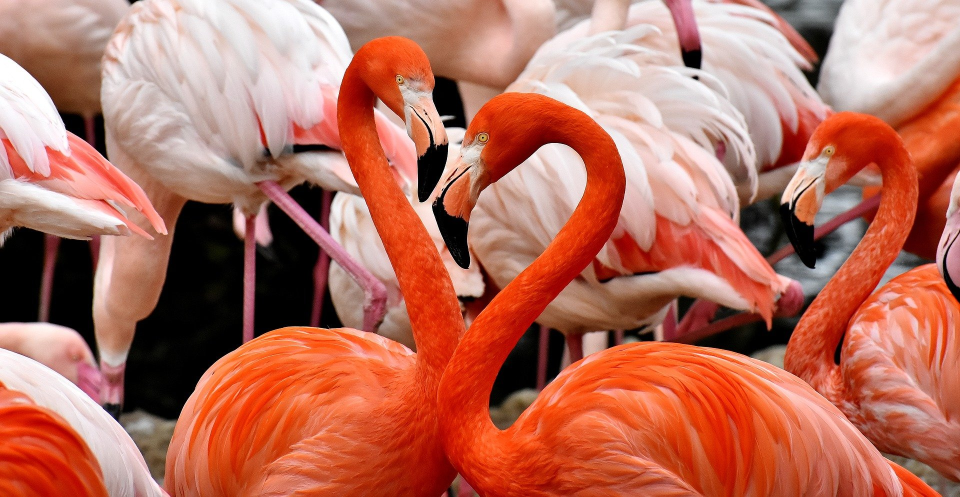
#> input picture flamingo-3309628_1920.jpg, 1920 x 993 px (shown at 1/2 size)
$ python HistogramLab.py
#> lines starting #> are read from the running program, lines starting #| are printed output that depends on the picture
# -*- coding: utf-8 -*-
"""
@author: Dan Koskiranta
"""

import numpy as np
import cv2 as cv
from matplotlib import pyplot as plt

# Read original image, returns a numpy.ndarray (h, w, channels)
image = cv.imread('flamingo-3309628_1920.jpg', cv.IMREAD_COLOR)
#> image is the input picture: shape (993, 1920, 3); mean B, G, R 93.9, 111.3, 182.4

# Get dimensions of the image
dim_orig = image.shape
#> dim_orig = (993, 1920, 3)
height, width, channels = image.shape
#> height = 993; width = 1920; channels = 3

# Scale, preserving aspect ratio
def scale(image, scale_by):
#> called with scale_by = 0.4
    w = int(image.shape[1] * scale_by)
#> w = 768
    h = int(image.shape[0] * scale_by)
#> h = 397
    dim = (w, h)
#> dim = (768, 397)
    image_scaled = cv.resize(image, dim, interpolation=cv.INTER_AREA)
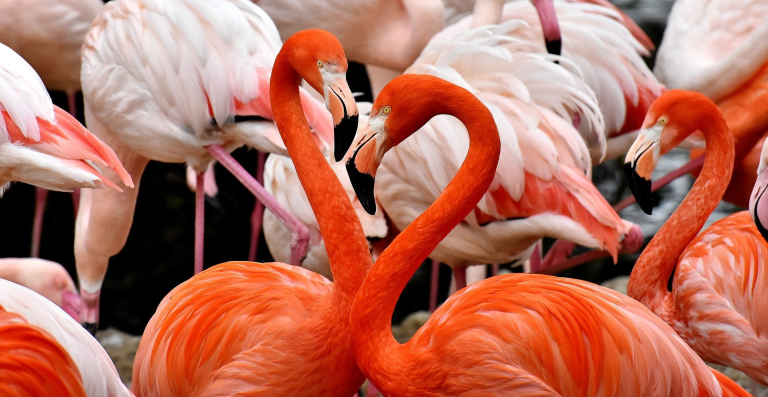
#> image_scaled: shape (397, 768, 3); mean B, G, R 93.9, 111.3, 182.4
    #cv.imshow('', image_scaled)
    #cv.waitKey(0)
    return image_scaled

scale_by = .4
image = scale(image, scale_by)
cv.imshow('Scaled Image', image)
cv.waitKey(0)

# RGB Histograms using opencv
fig1 = plt.figure(figsize = (14, 10))
ax = fig1.add_subplot(111)
color = ('b','g','r')
for i, c in enumerate(color):
    hist = cv.calcHist([image],[i],None,[256],[0,256])
    ax.plot(hist, color=c)
    ax.set_xlim([0, 256])
ax.set_title("RGB Histogram, using OpenCV")


# Histograms using matplotlib
fig2 = plt.figure(figsize = (18, 8))
ax = fig2.add_subplot(121)
#ax.set_ylim(0, 10000)
#ax2.tick_params(axis='both', which='both', labelsize=16, length=5, pad=10)
ax.hist(image.ravel(), 256, [0,256]);
ax.set_title('Original image histogram')#, fontsize=22, color='k',pad=10)
# Grayscale the input image before equalisation
image_gray = cv.cvtColor(image, cv.COLOR_BGR2GRAY)
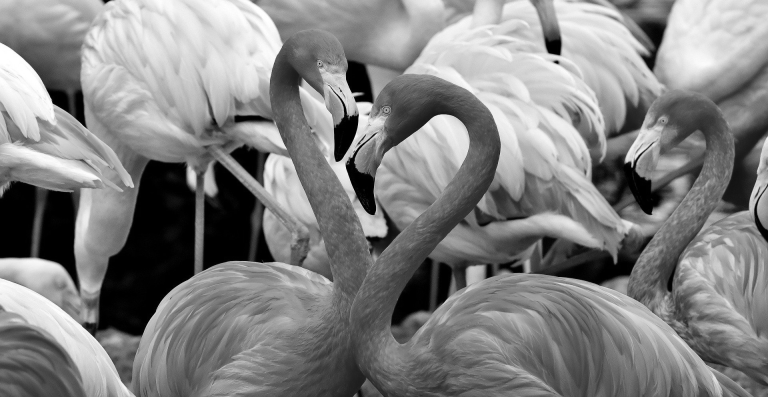
#> image_gray: shape (397, 768); min 0, max 255, mean 130.6
image_eq = cv.equalizeHist(image_gray)
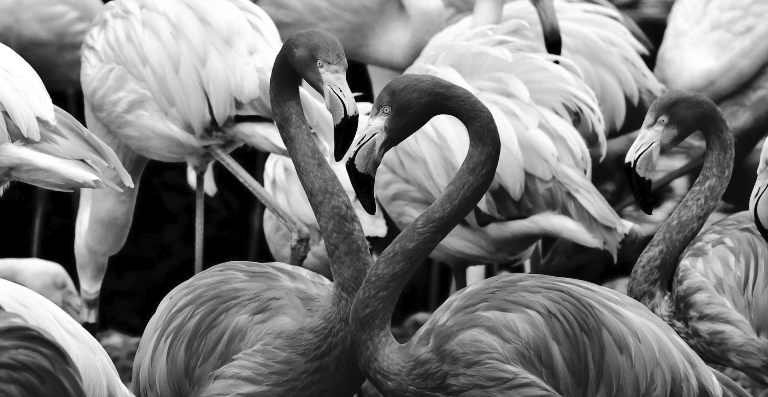
#> image_eq: shape (397, 768); min 0, max 255, mean 123.2
stack = np.hstack((image_gray, image_eq))
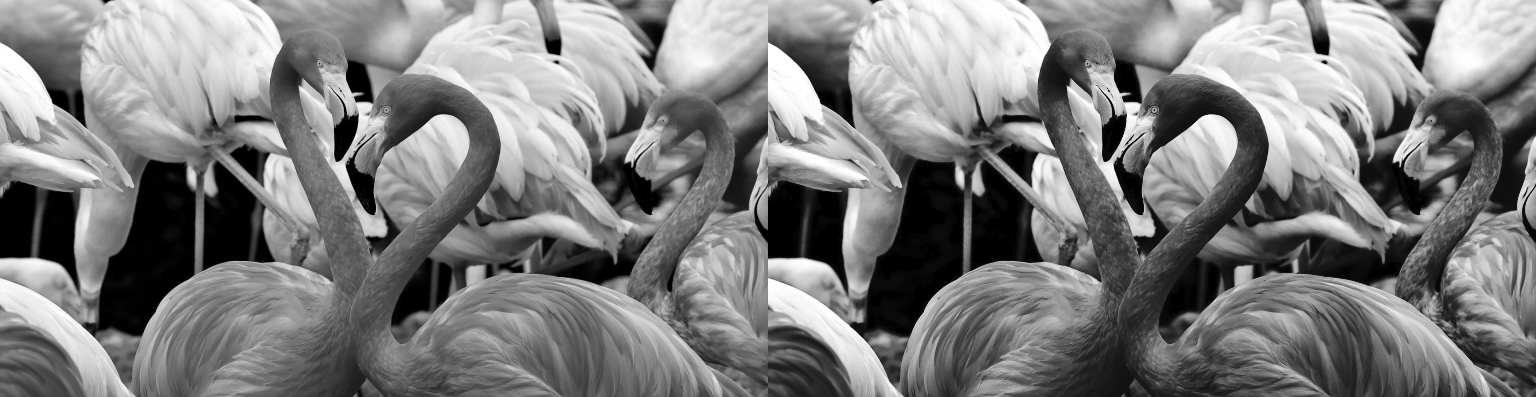
#> stack: shape (397, 1536); min 0, max 255, mean 126.9
ax  = fig2.add_subplot(122)
#ax.set_ylim(0, 0000)
#ax.tick_params(axis='both', which='both', labelsize=16, length=5, pad=10)
# Add code to repeat histogram on equalised image (copy & adapt call above to ax.hist)
ax.hist(image_eq.ravel(), 256, [0,256]);
ax.set_title('Equalised image histogram')#, fontsize=22, color='k',pad=10)
cv.imshow('Original greyscale image and equalised image', stack)
cv.waitKey(0)

'''
# Now try adaptive equalisationL CLAHE Contrast Limited Adaptive Histogram Equalisation
# Add clode to create CLAHE, use cv.createCLAHE(clipLimit=2.0, tileGridSize=(8,8))
# Add code to apply CLAHE, use clahe.apply on grayscale image
stack = np.hstack((image_gray, image_eq_clahe)) # Stacking images side-by-side
cv.imshow('Original greyscale image and CLAHE adaptive equalisation image', stack)
cv.waitKey(0)

fig3 = plt.figure(figsize = (20, 10))
ax = fig3.add_subplot(121)
#ax.set_ylim(0, 30000)
#ax.tick_params(axis='both', which='both', labelsize=16, length=5, pad=10)
ax.hist(image.ravel(),256,[0,256]);
ax.set_title('Original image histogram')#, fontsize=22, color='k',pad=10)
ax = fig3.add_subplot(122)
#ax.tick_params(axis='both', which='both', labelsize=16, length=5, pad=10)
ax.hist(image_eq_clahe.ravel(),256,[0,256]);
#ax.set_ylim(0, 30000)
ax.set_title('CLAHE equalised image histogram')#, fontsize=22, color='k', pad=10)
plt.subplots_adjust(hspace = 0.5)
cv.waitKey(0)
'''
cv.destroyAllWindows()
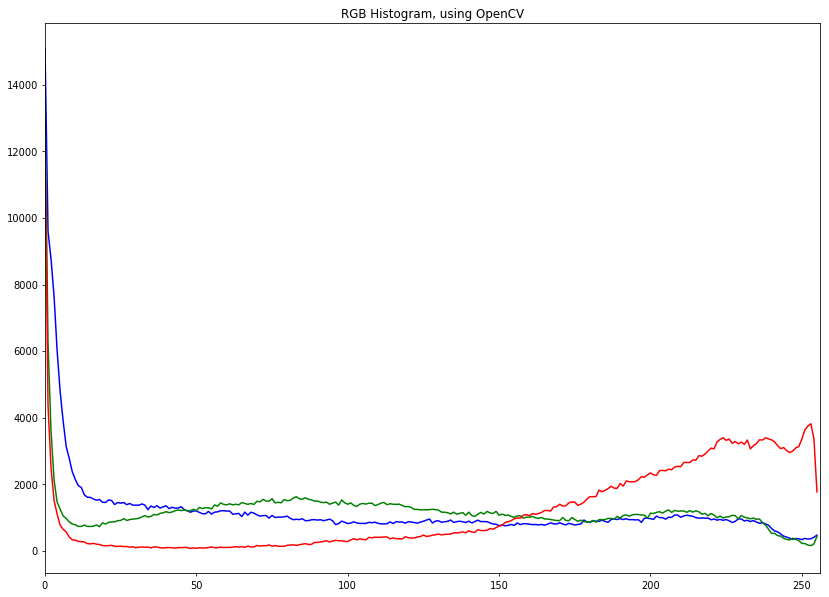
#> figure drawn by matplotlib, 1 panel; curve peaks at x = 0, y = 15086; curve peaks at x = 0, y = 13298; curve peaks at x = 0, y = 12182
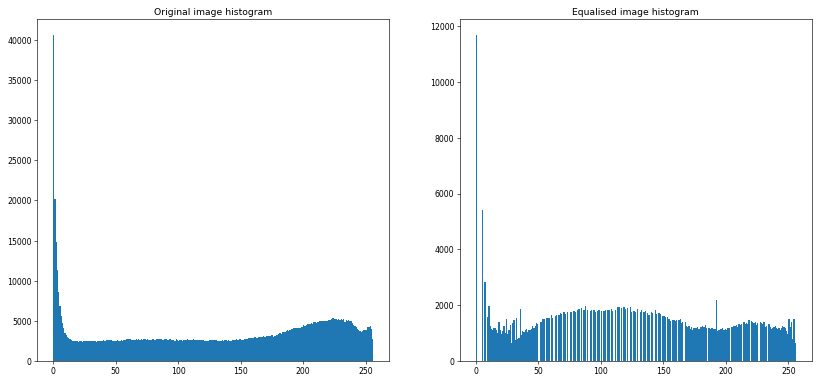
#> figure drawn by matplotlib, 2 panels; panel 1: tallest bar 40566 high, from x = 0 to 1; panel 2: tallest bar 11671 high, from x = 0 to 1
